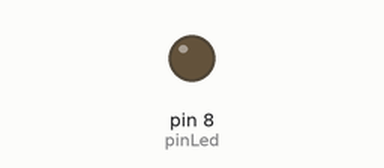
A sketch run on a simulated Arduino Uno, built with avr-gcc and run on an emulated ATmega328P. On the bench: output pins drawn as LEDs (lit = HIGH).

Above: at 1.3 s.
At 3.5 s:
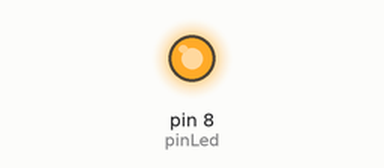
Timing chart, 0 to 8.8 s (numbered marks = the images above):
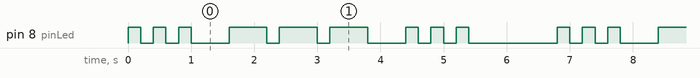

Measured:
- by itself, pin 8 (pinLed): repeats every 6.8 s: 2 × (LOW 0.20 s, HIGH 0.20 s), LOW 0.60 s, 2 × (HIGH 0.60 s, LOW 0.20 s), HIGH 0.60 s, LOW 0.60 s, 2 × (HIGH 0.20 s, LOW 0.20 s), HIGH 0.20 s, LOW 1.4 s, HIGH 0.20 s
- by itself, everything shown: repeats every 6.8 s, in 18 steps

The sketch:

P02_SOS.ino
```cpp
/*
  P02_SOS · Señal de auxilio en código Morse
  ------------------------------------------------------------------
  S = 3 destellos cortos      O = 3 destellos largos      S = 3 destellos cortos

  Reglas del Morse (todo se mide en una "unidad" de tiempo):
    - destello corto    = 1 unidad
    - destello largo    = 3 unidades (el triple del corto)
    - pausa entre destellos de una misma letra = 1 unidad
    - pausa entre letras                       = 3 unidades
    - pausa entre palabras (aquí: antes de repetir SOS) = 7 unidades

  Conexión: igual que P02 (LED con resistencia de 220 ohm en el pin 8).
  Reto:     cambia el valor de "corto" (por ejemplo a 100 o a 400) y mira
            cómo se ve el SOS más rápido o más lento. Ojo: si cambias
            "corto", cambia también los demás para respetar las reglas.
*/

int pinLed = 8;

int corto = 200;           // destello corto (milisegundos)
int largo = 600;           // destello largo = 3 x corto
int pausa = 200;           // pausa entre destellos de la misma letra = 1 x corto
int pausaLetra = 400;      // pausa extra al terminar una letra: 200 + 400 = 600 (3 x corto)
int pausaPalabra = 1200;   // pausa extra al terminar el SOS: 200 + 1200 = 1400 (7 x corto)

void setup() {
  pinMode(pinLed, OUTPUT);
}

void loop() {
  // S = 3 CORTOS ======================================================
  digitalWrite(pinLed, HIGH);
  delay(corto);
  digitalWrite(pinLed, LOW);
  delay(pausa);

  digitalWrite(pinLed, HIGH);
  delay(corto);
  digitalWrite(pinLed, LOW);
  delay(pausa);

  digitalWrite(pinLed, HIGH);
  delay(corto);
  digitalWrite(pinLed, LOW);
  delay(pausa);

  delay(pausaLetra);   // fin de la letra S

  // O = 3 LARGOS ======================================================
  digitalWrite(pinLed, HIGH);
  delay(largo);
  digitalWrite(pinLed, LOW);
  delay(pausa);

  digitalWrite(pinLed, HIGH);
  delay(largo);
  digitalWrite(pinLed, LOW);
  delay(pausa);

  digitalWrite(pinLed, HIGH);
  delay(largo);
  digitalWrite(pinLed, LOW);
  delay(pausa);

  delay(pausaLetra);   // fin de la letra O

  // S = 3 CORTOS ======================================================
  digitalWrite(pinLed, HIGH);
  delay(corto);
  digitalWrite(pinLed, LOW);
  delay(pausa);

  digitalWrite(pinLed, HIGH);
  delay(corto);
  digitalWrite(pinLed, LOW);
  delay(pausa);

  digitalWrite(pinLed, HIGH);
  delay(corto);
  digitalWrite(pinLed, LOW);
  delay(pausa);

  delay(pausaPalabra); // fin de la palabra: espera antes de repetir
}
```
